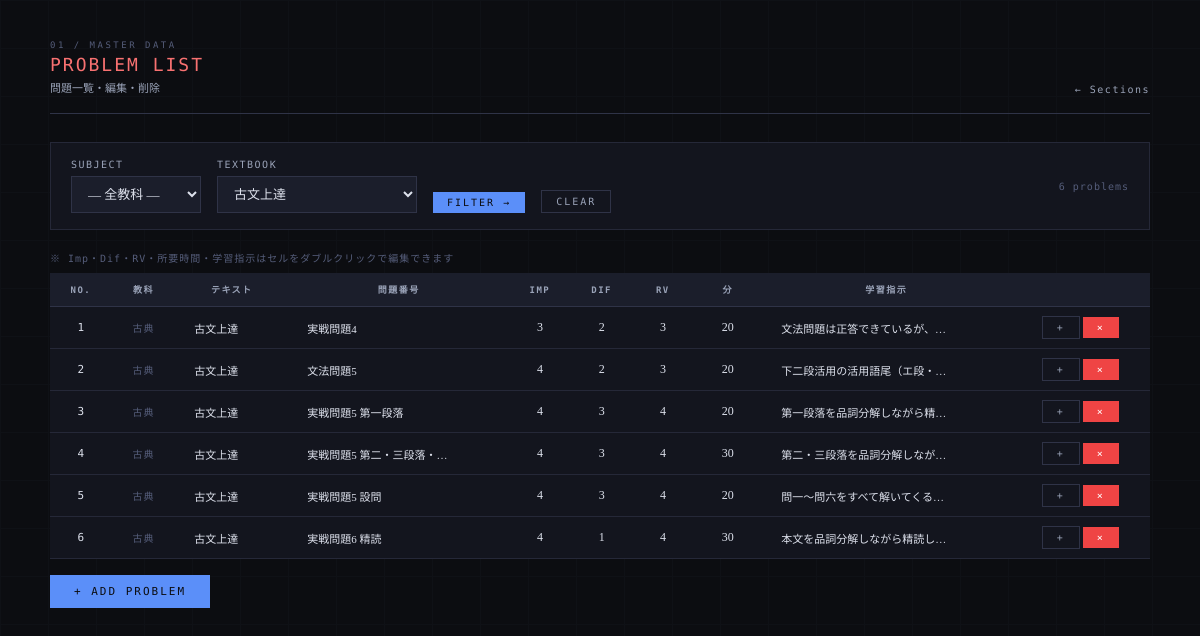
The page /problems/list?textbook_id=2 on the database as committed earlier.
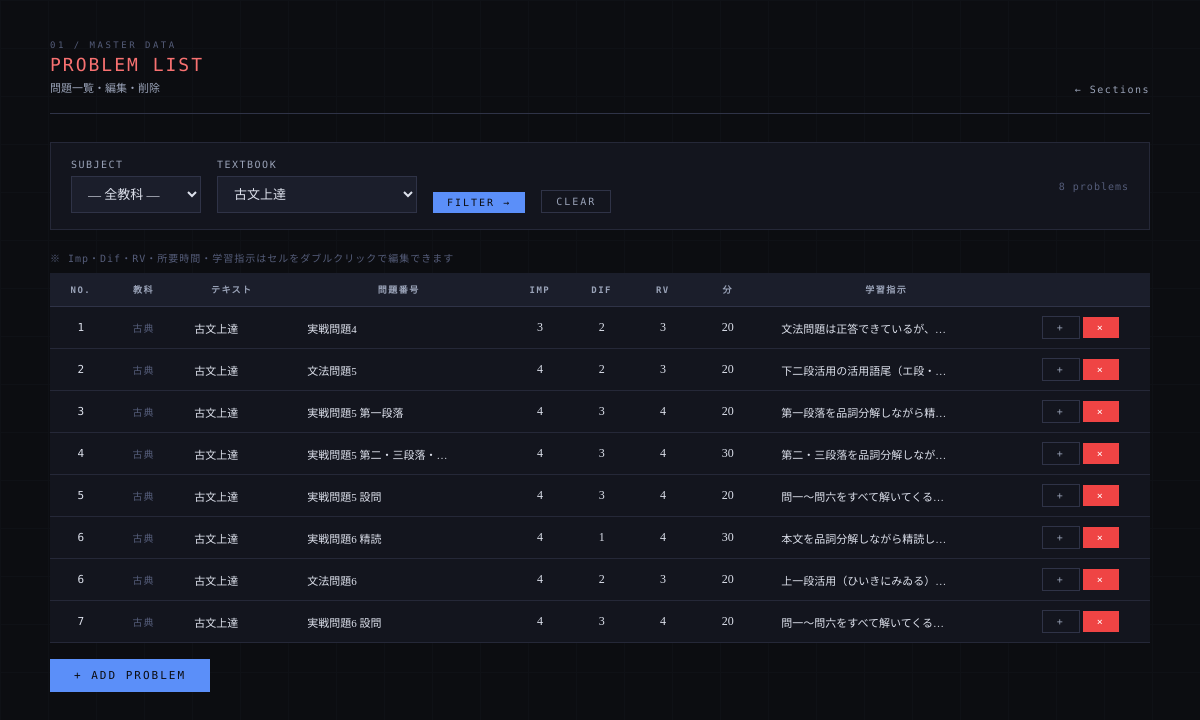
The same page on the database as committed later.
### tables this page shows
CREATE TABLE problems (
            problem_id INTEGER PRIMARY KEY AUTOINCREMENT,
            subject TEXT NOT NULL,
            textbook TEXT NOT NULL,
            problem_number TEXT NOT NULL,
            importance TEXT NOT NULL,
            type TEXT NOT NULL
        , instruction TEXT, difficulty INTEGER DEFAULT 3, review_value INTEGER DEFAULT 3, estimated_minutes INTEGER DEFAULT 15, textbook_id INTEGER, section_id INTEGER, order_in_textbook INTEGER, total_minutes INTEGER DEFAULT NULL);

### app.py (the view)
@app.route("/problems/list")
def problems_list():
    conn = get_connection()
    c = conn.cursor()
    subject     = request.args.get("subject", "")
    textbook_id = request.args.get("textbook_id", "")
    query = """
        SELECT p.problem_id, p.subject, p.textbook, p.textbook_id,
               p.problem_number, p.importance, p.difficulty, p.review_value,
               p.estimated_minutes, p.instruction, p.order_in_textbook
        FROM problems p
        WHERE 1=1
    """
    params = []
    if subject:
        query += " AND p.subject=?"
        params.append(subject)
    if textbook_id:
        query += " AND p.textbook_id=?"
        params.append(textbook_id)
    query += " ORDER BY p.order_in_textbook, p.problem_id"
    c.execute(query, params)
    problems = c.fetchall()
    c.execute("SELECT DISTINCT subject FROM problems ORDER BY subject")
    all_subjects = [r["subject"] for r in c.fetchall()]
    if subject:
        c.execute("""
            SELECT t.textbook_id, t.name, t.subject
            FROM textbooks t
            WHERE t.subject=?
            ORDER BY t.name
        """, (subject,))
    else:
        c.execute("""
            SELECT t.textbook_id, t.name, t.subject
            FROM textbooks t
            ORDER BY t.subject, t.name
        """)
    all_textbooks = c.fetchall()
    c.execute("SELECT * FROM students ORDER BY student_id")
    students_list = c.fetchall()
    conn.close()
    return render_template("problems_list.html",
                           problems=problems,
                           all_subjects=all_subjects,
                           all_textbooks=all_textbooks,
                           selected_subject=subject,
                           selected_textbook=textbook_id,
                           students=students_list)

### database.py (called while the page is built)
def get_connection():
    conn = sqlite3.connect(DB_PATH)
    conn.row_factory = sqlite3.Row
    return conn

### templates/problems_list.html (shortened to what the changed rows need)
<!DOCTYPE html>
<html lang="ja">
<head>
</head>
<body>
<div class="container">
  <div class="card fade-in" style="padding:16px 20px;">
    <form method="GET" id="filter-form"
          style="display:flex;gap:16px;align-items:flex-end;flex-wrap:wrap;">
      <div>
        <label>Subject</label>
        <select name="subject" id="filter-subject" style="width:130px;"
                onchange="updateTextbooks()">
        </select>
      </div>
      <div>
        <label>Textbook</label>
        <select name="textbook_id" id="filter-textbook" style="width:200px;">
        </select>
      </div>
      <button type="submit" class="btn btn-primary btn-sm">Filter →</button>
      {% if selected_subject or selected_textbook %}
      <a href="/problems/list" class="btn btn-ghost btn-sm">Clear</a>
      {% endif %}
      <span class="meta-text" style="margin-left:auto;align-self:center;">
        {{ problems|length }} problems
      </span>
    </form>
  </div>
  <div class="fade-in" style="overflow-x:auto;">
  <table class="data-table" id="problem-table">
    <thead>
      <tr>
        <th>No.</th><th>教科</th><th>テキスト</th><th>問題番号</th>
        <th>Imp</th><th>Dif</th><th>RV</th><th>分</th>
        <th>学習指示</th><th></th>
      </tr>
    </thead>
    <tbody>
    {% for p in problems %}
    <tr id="prow-{{ p.problem_id }}">
      <td class="editable-cell" data-problem="{{ p.problem_id }}"
        data-field="order_in_textbook">
        <span class="editable" ondblclick="startNumEdit(this, 1, 9999, 1)"
          style="font-family:'DM Mono',monospace;font-size:11px;">
          {{ p.order_in_textbook or '—' }}
        </span>
      </td>
      <td class="meta-text">{{ p.subject }}</td>
      <td class="editable-cell left" data-problem="{{ p.problem_id }}"
        data-field="textbook" style="max-width:140px;position:relative;">
        <span class="editable" ondblclick="startTextbookEdit(this)"
          style="font-size:11px;display:block;overflow:hidden;
            text-overflow:ellipsis;white-space:nowrap;max-width:140px;">
          {{ p.textbook }}
        </span>
      </td>
      <td class="editable-cell left" data-problem="{{ p.problem_id }}" data-field="problem_number"
        style="max-width:160px;">
        <span class="editable" ondblclick="startTextLineEdit(this)"
          style="font-size:11px;display:block;overflow:hidden;text-overflow:ellipsis;white-space:nowrap;max-width:160px;">
          {{ p.problem_number }}
        </span>
      </td>
      <td class="editable-cell" data-problem="{{ p.problem_id }}" data-field="importance">
        <span class="editable" ondblclick="startNumEdit(this)">{{ p.importance }}</span>
      </td>
      <td class="editable-cell" data-problem="{{ p.problem_id }}" data-field="difficulty">
        <span class="editable" ondblclick="startNumEdit(this)">{{ p.difficulty }}</span>
      </td>
      <td class="editable-cell" data-problem="{{ p.problem_id }}" data-field="review_value">
        <span class="editable" ondblclick="startNumEdit(this)">{{ p.review_value }}</span>
      </td>
      <td class="editable-cell" data-problem="{{ p.problem_id }}" data-field="estimated_minutes">
        <span class="editable" ondblclick="startNumEdit(this, 5, 120, 5)">{{ p.estimated_minutes }}</span>
      </td>
      <td class="editable-cell left" data-problem="{{ p.problem_id }}" data-field="instruction"
        style="max-width:180px;">
        <span class="editable" ondblclick="startTextEdit(this)"
          style="font-size:11px;display:block;overflow:hidden;text-overflow:ellipsis;white-space:nowrap;max-width:180px;">
          {{ p.instruction or '—' }}
        </span>
      </td>
      <td>
        <button class="btn btn-ghost btn-sm"
          onclick="showAddAssignment({{ p.problem_id }})"
          title="出題予定を追加">+</button>
        <button class="btn btn-danger btn-sm"
          onclick="deleteProblem({{ p.problem_id }}, this)">×</button>
      </td>
    </tr>
    {% endfor %}
    </tbody>
  </table>
  </div>
</div>
</body>
</html>

Rows that differ between the two databases and show on the page:
now on this page (row edited): problems: order_in_textbook "6", subject "古典", textbook "古文上達", problem_number "文法問題6", importance "4", difficulty "2", review_value "3", estimated_minutes "20", instruction "上一段活用（ひいきにみゐる）…"
now on this page (row edited): problems: order_in_textbook "7", subject "古典", textbook "古文上達", problem_number "実戦問題6 設問", importance "4", difficulty "3", review_value "4", estimated_minutes "20", instruction "問一〜問六をすべて解いてくる…"
Other text that changed with them:
{{ problems|length }}: "6" → "8"
